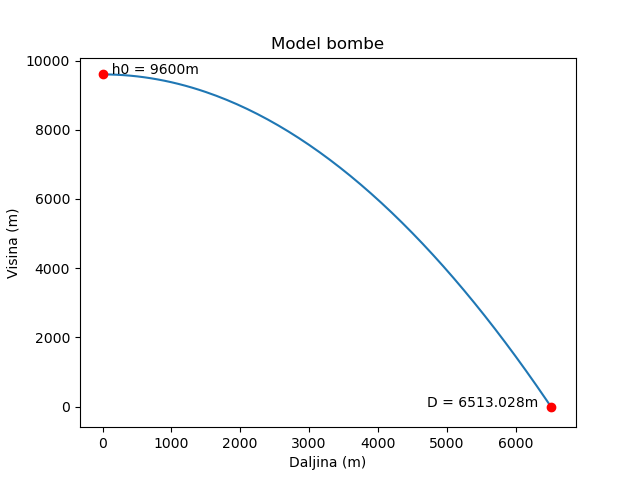

Python code for this plot:
import matplotlib.pyplot as plt
import numpy as np

domet = 6513.028
visina = 9600
g = 9.81
v_max = 147.22

x_tacke = list(range(0, 6600, 50))
y_tacke = list()
print(x_tacke)

for x in x_tacke: 
    y_tacke.append(visina - g/2*(x/v_max)**2)

print(y_tacke)

fig, ax = plt.subplots()
ax.plot(x_tacke, y_tacke)
ax.plot([0, domet], [visina,0], 'ro')
ax.text(0, visina, '  h0 = 9600m')
ax.text(domet-1800, 0, 'D = 6513.028m')
ax.set_xlabel('Daljina (m)')
ax.set_ylabel('Visina (m)')
ax.set_title('Model bombe')
plt.show()
